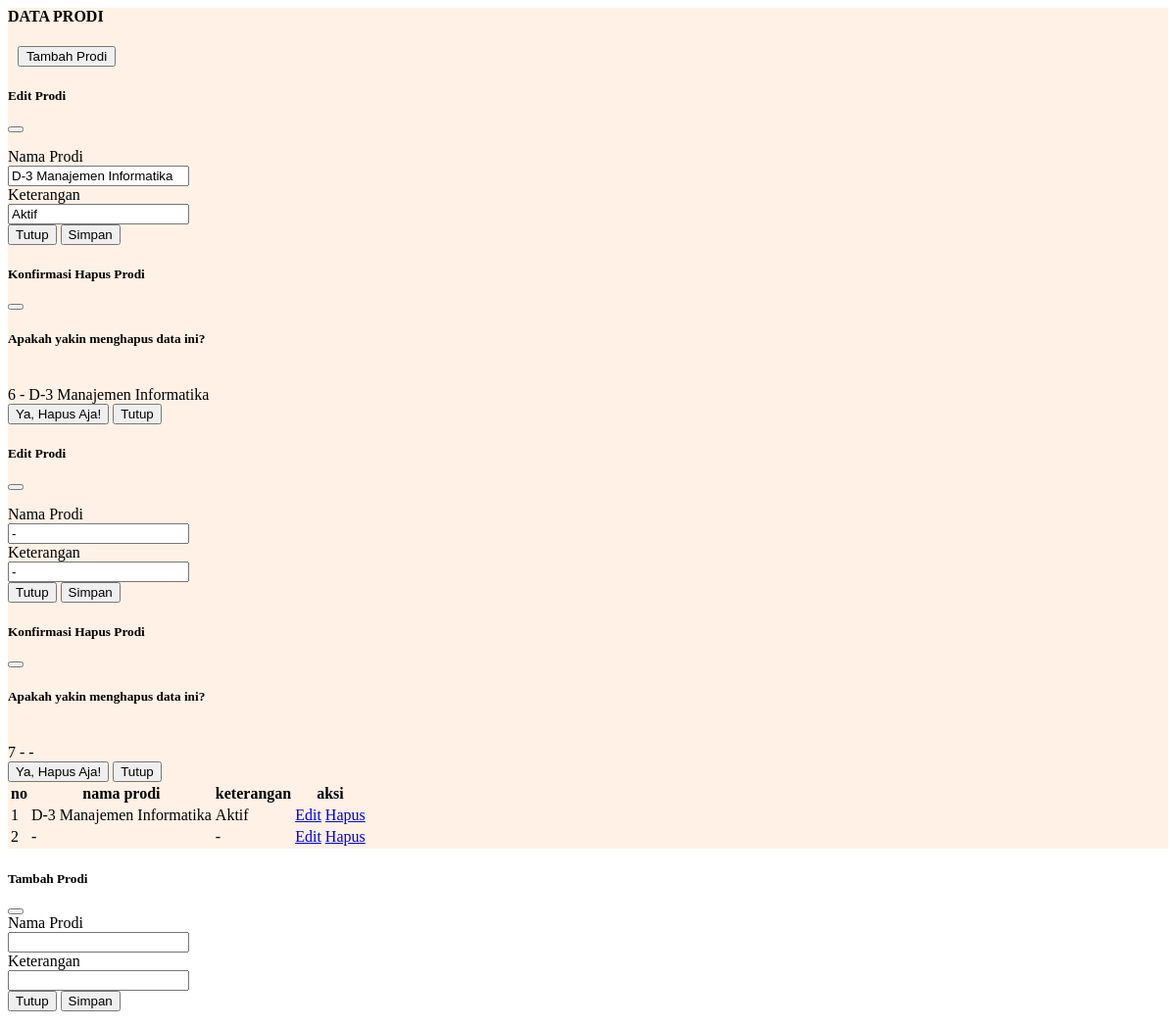
The page /testing/tes.php on the database as committed earlier.
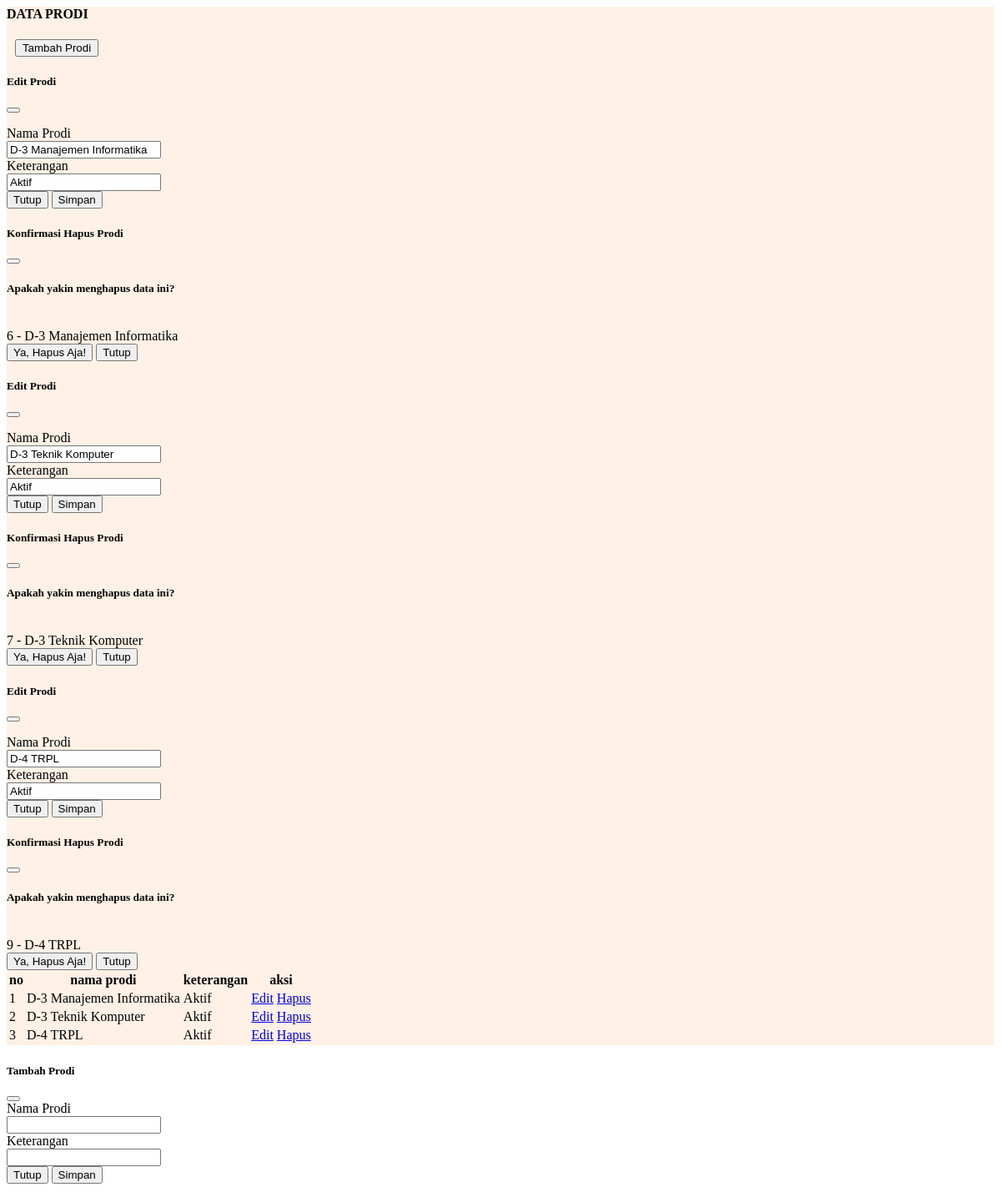
The same page on the database as committed later.
### tables this page shows
CREATE TABLE `prodi` (
  `id_prodi` int(11) NOT NULL,
  `nama_prodi` varchar(64) NOT NULL,
  `keterangan` varchar(64) NOT NULL
);

### testing/tes.php (the view, shortened to what the changed rows need)
<?php
include '../koneksi.php';
?>
<div class="p-4 active-main-content" id="main-content">
    <div class="row">
        <div class="col-sm-8">
            <div class="card custom-card">
                <div class="card-body">
                    <table class="table">
                        <thead>
                            <tr>
                                <th scope="col">no</th>
                                <th scope="col">nama prodi</th>
                                <th scope="col">keterangan</th>
                                <th scope="col">aksi</th>
                            </tr>
                        </thead>
                        <tbody>
                            <?php
                            $nomor= 1;
                            $query = mysqli_query($db, "SELECT * FROM prodi");
                            while ($row = mysqli_fetch_array($query)) : ?>
                                <tr>
                                    <td><?= $nomor++ ?></td>
                                    <td><?= $row['nama_prodi'] ?></td>
                                    <td><?= $row['keterangan'] ?></td>
                                    <td>
                                        <a href="#" class="btn btn-warning" data-bs-toggle="modal" data-bs-target="#modalEditProdi<?=$nomor?>">Edit</a>
                                        <a href="#" class="btn btn-danger" data-bs-toggle="modal" data-bs-target="#modalHapusProdi<?=$nomor?>">Hapus</a>
                                    </td>
                                </tr>
                                <div class="modal fade" id="modalEditProdi<?= $nomor?>" data-bs-backdrop="static" data-bs-keyboard="false" tabindex="-1" aria-labelledby="staticBackdropLabel" aria-hidden="true">
                                    <div class="modal-dialog">
                                        <div class="modal-content">
                                            <div class="modal-header">
                                                <h5 class="modal-title" id="staticBackdropLabel">Edit Prodi</h5>
                                                <button type="button" class="btn-close" data-bs-dismiss="modal" aria-label="Close"></button>
                                            </div>
                                            <form action="http://localhost/perpus/prodi/proses-prodi.php" method="post">
                                                <div class="modal-body">
                                                    <div class="mb-3 row">
                                                        <label for="nama_prodi" class="col-sm-2 col-form-label">Nama Prodi</label>
                                                        <div class="col-sm-5">
                                                            <input type="text" class="form-control" id="nama_prodi" name="nama_prodi" value="<?=$row['nama_prodi']?>" required>
                                                        </div>
                                                    </div>
                                                    <div class="mb-3 row">
                                                        <label for="keterangan" class="col-sm-2 col-form-label">Keterangan</label>
                                                        <div class="col-sm-5">
                                                            <input type="text" class="form-control" id="keterangan" name="keterangan"
                                                            value="<?=$row['keterangan']?>" required>
                                                        </div>
                                                    </div>
                                                    <div class="modal-footer">
                                                        <button type="button" class="btn btn-secondary" data-bs-dismiss="modal">Tutup</button>
                                                        <button type="submit" class="btn btn-primary" name="ubahProdi">Simpan</button>
                                                    </div>
                                                </div>
                                            </form>
                                        </div>
                                    </div>
                                </div>
                                <div class="modal fade" id="modalHapusProdi<?= $nomor?>" data-bs-backdrop="static" data-bs-keyboard="false" tabindex="-1" aria-labelledby="staticBackdropLabel" aria-hidden="true">
                                    <div class="modal-dialog">
                                        <div class="modal-content">
                                            <div class="modal-header">
                                                <h5 class="modal-title" id="staticBackdropLabel">Konfirmasi Hapus Prodi</h5>
                                                <button type="button" class="btn-close" data-bs-dismiss="modal" aria-label="Close"></button>
                                            </div>
                                            <form action="http://localhost/perpus/prodi/proses-prodi.php" method="post">
                                                <div class="modal-body">
                                                    <h5 class="text-center">Apakah yakin menghapus data ini?</h5> <br>
                                                    <span class="text-danger text-center"><?=$row['id_prodi']?> - <?=$row['nama_prodi']?></span>
                                                </div>
                                                    <div class="modal-footer">
                                                        <button type="submit" class="btn btn-primary" name="hapusProdi">Ya, Hapus Aja!</button>
                                                        <button type="button" class="btn btn-secondary" data-bs-dismiss="modal">Tutup</button>
                                                    </div>
                                            </form>
                                        </div>
                                    </div>
                                </div>
                            <?php endwhile; ?>
                        </tbody>
                    </table>
                </div>
            </div>
        </div>
    </div>
</div>

Rows that differ between the two databases and show on the page:
changed prodi id 7: nama_prodi "-" → "D-3 Teknik Komputer"; keterangan "-" → "Aktif"
added prodi: nama_prodi "D-4 TRPL", keterangan "Aktif", id_prodi "9"
